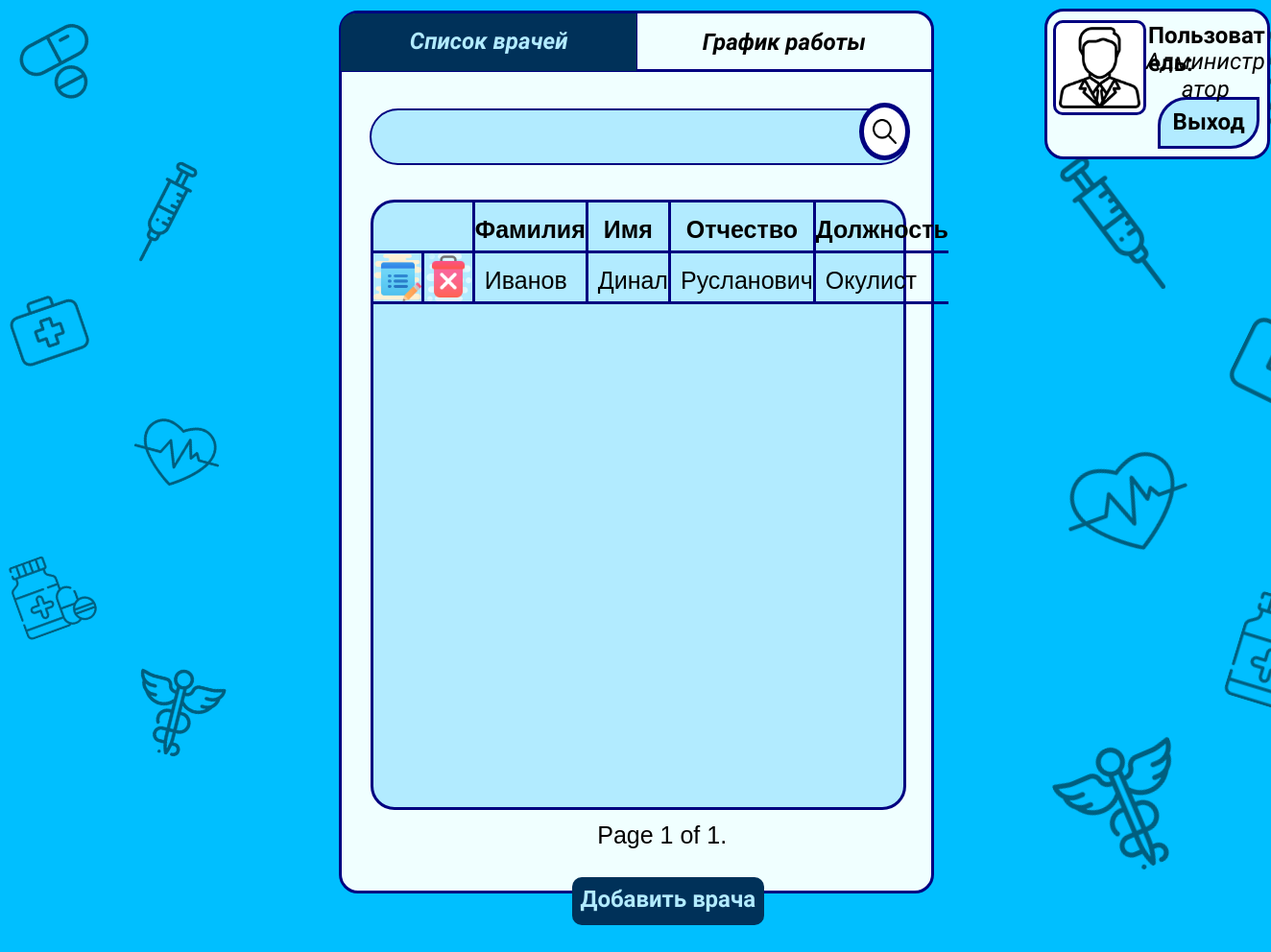
Page /admindoctorlist/ on the committed database.
### registry/models.py (models this page shows, shortened)
class Doctor(models.Model):
    surname = models.CharField(max_length=30)
    name = models.CharField(max_length=30)
    patronymic = models.CharField(max_length=30, blank=True)
    gender = models.CharField(max_length=1)
    room_number = models.IntegerField()
    phone_number = models.CharField(max_length=11)
    subdivisions = models.CharField(max_length=50)

### registry/views.py (the view)
# urls.py: path('admindoctorlist/', views.AdminDoctorList, name='AdminDoctorList'),
def AdminDoctorList(request):
    if request.method == "GET":
        all_Doctor = Doctor.objects.all()
        paginator = Paginator(all_Doctor, 10)  # Show 25 contacts per page
        page = request.GET.get('page')
        try:
            doctors = paginator.page(page)
        except PageNotAnInteger:
            doctors = paginator.page(1)
        except EmptyPage:
            doctors = paginator.page(paginator.num_pages)
        context = {
            'doctors': doctors
        }
        return render(request, "admindoctorlist.html", context=context)

### registry/templates/admindoctorlist.html (shortened to what this page needs)
<!DOCTYPE html>
<html class="nojs html" lang="ru-RU">
 <head>
  <link rel="stylesheet" type="text/css" href="/static/css/site_global.css?crc=444006867"/>
  <link rel="stylesheet" type="text/css" href="/static/css/admindoctorlist.css?crc=4130353295" id="pagesheet"/>
 </head>
 <body>
  <div class="clearfix borderbox" id="page">
   <div class="position_content" id="page_position_content">
    <div class="browser_width colelem" id="u1915-bw">
     <div id="u1915">
      <div class="clearfix" id="u1915_align_to_page">
       <div class="clearfix grpelem" id="u1984">
        <div class="clearfix grpelem" id="pu1991">
         <div class="clip_frame colelem" id="u1991" data-mu-ie-matrix="progid:DXImageTransform.Microsoft.Matrix(M11=0.9563,M12=-0.2924,M21=0.2924,M22=0.9563,SizingMethod='auto expand')" data-mu-ie-matrix-dx="-14" data-mu-ie-matrix-dy="-14">
          <img class="block" id="u1991_img" src="/static/images/pills.png?crc=3958534910" alt="" data-heightwidthratio="1" data-image-width="110" data-image-height="110"/>
         </div>
         <div class="clip_frame colelem" id="u1995" data-mu-ie-matrix="progid:DXImageTransform.Microsoft.Matrix(M11=0.9455,M12=0.3256,M21=-0.3256,M22=0.9455,SizingMethod='auto expand')" data-mu-ie-matrix-dx="-15" data-mu-ie-matrix-dy="-15">
          <img class="block" id="u1995_img" src="/static/images/first-aid-kit.png?crc=523093676" alt="" data-heightwidthratio="1" data-image-width="107" data-image-height="107"/>
         </div>
         <div class="clip_frame colelem" id="u1989" data-mu-ie-matrix="progid:DXImageTransform.Microsoft.Matrix(M11=0.9397,M12=0.342,M21=-0.342,M22=0.9397,SizingMethod='auto expand')" data-mu-ie-matrix-dx="-16" data-mu-ie-matrix-dy="-16">
          <img class="block" id="u1989_img" src="/static/images/medicine.png?crc=212170396" alt="" data-heightwidthratio="1" data-image-width="114" data-image-height="114"/>
         </div>
        </div>
        <div class="clearfix grpelem" id="pu1985">
         <div class="clip_frame colelem" id="u1985" data-mu-ie-matrix="progid:DXImageTransform.Microsoft.Matrix(M11=0.9511,M12=0.309,M21=-0.309,M22=0.9511,SizingMethod='auto expand')" data-mu-ie-matrix-dx="-16" data-mu-ie-matrix-dy="-16">
          <img class="block" id="u1985_img" src="/static/images/syringe.png?crc=315584796" alt="" data-heightwidthratio="1" data-image-width="125" data-image-height="125"/>
         </div>
         <div class="clip_frame colelem" id="u1993" data-mu-ie-matrix="progid:DXImageTransform.Microsoft.Matrix(M11=0.9659,M12=-0.2588,M21=0.2588,M22=0.9659,SizingMethod='auto expand')" data-mu-ie-matrix-dx="-15" data-mu-ie-matrix-dy="-15">
          <img class="block" id="u1993_img" src="/static/images/heart.png?crc=32010908" alt="" data-heightwidthratio="1" data-image-width="132" data-image-height="132"/>
         </div>
         <div class="clip_frame colelem" id="u1987" data-mu-ie-matrix="progid:DXImageTransform.Microsoft.Matrix(M11=0.9703,M12=-0.2419,M21=0.2419,M22=0.9703,SizingMethod='auto expand')" data-mu-ie-matrix-dx="-14" data-mu-ie-matrix-dy="-14">
          <img class="block" id="u1987_img" src="/static/images/pharmacy.png?crc=4015191175" alt="" data-heightwidthratio="1" data-image-width="132" data-image-height="132"/>
         </div>
        </div>
       </div>
       <div class="rounded-corners clearfix grpelem" id="u2015">
        <div class="position_content" id="u2015_position_content">
         <div class="clearfix colelem" id="pu2017">
          <a class="nonblock nontext rounded-corners clearfix grpelem" id="u1972-4" href="{% url 'MainMenuAdmin' %}"><p id="u1972-2">Список врачей</p></a>
          <a class="nonblock nontext rounded-corners clearfix grpelem" id="u1971-4" href="{% url 'AdminSchedule' %}"><p id="u1971-2">График работы</p></a>
         </div>
         <div class="colelem" id="u2016"></div>
         <form action="{% url 'SearchDoctor' %}">
         <div class="clearfix colelem" id="u2266">
          <input name="search" value="{{doctor_name}}" class="rounded-corners clearfix grpelem" id="u2250">
           <div class="rounded-corners clearfix grpelem" id="u2263">
            <button class="clip_frame grpelem" id="u2253">
             <img class="block" id="u2253_img" src="/static/images/loupe.png?crc=161762781" alt="" data-heightwidthratio="1" data-image-width="37" data-image-height="37"/>
            </button>
           </div>
         </div>
          </form>
         <div class="rounded-corners colelem" id="u2269">
          <form>
          <table>
           <tr>
            <td></td>
            <td></td>
            <td id="surname-name">Фамилия</td>
            <td id="name-name">Имя</td>
            <td id="patronymic-name">Отчество</td>
            <td id="subdivisions-name">Должность</td>
           </tr>
          {% for doctor in doctors %}
           <tr>
            <td id="edit"><a id="edit-1" href="{% url 'EditDoctor' doctor.id %}"><img width="50px" height="50" src="/static/images/edit.png"></a></td>
            <td id="delete"><a id="delete-1" type="button" href="{% url 'DeleteDoctor' doctor.id %}"><img width="50px" height="50" src="/static/images/delete.png"></a></td>
           <td id="surname" valign="top" align="center" >{{doctor.surname}}</td>
           <td id="name">{{doctor.name}}</td>
           <td id="patronymic">{{doctor.patronymic}}</td>
            <td id="subdivisions">{{doctor.subdivisions}}</td>
           {% endfor %}
          </table>
           <div class="pagination">
            <span class="step-links">
             <span class="current">
              Page {{ doctors.number }} of {{ doctors.paginator.num_pages }}.
             </span>
            </span>
           </div>
           </form>
         </div>
         <div class="clearfix colelem" id="pu2284-4">
          <a class="nonblock nontext rounded-corners clearfix grpelem" id="u2284-4" href="{% url 'NewDoctor' %}"><p id="u2284-2">Добавить врача</p></a>
         </div>
        </div>
       </div>
       <div class="clearfix grpelem" id="pu1997">
        <div class="clearfix grpelem" id="u1997">
         <div class="clearfix grpelem" id="pu2004">
          <div class="clip_frame colelem" id="u2004" data-mu-ie-matrix="progid:DXImageTransform.Microsoft.Matrix(M11=0.1392,M12=0.9903,M21=-0.9903,M22=0.1392,SizingMethod='auto expand')" data-mu-ie-matrix-dx="-8" data-mu-ie-matrix-dy="-8" data-sizePolicy="fixed" data-pintopage="page_fluidx">
           <img class="block" id="u2004_img" src="/static/images/syringe.png?crc=315584796" alt="" width="125" height="125"/>
          </div>
          <div class="clip_frame colelem" id="u1998" data-mu-ie-matrix="progid:DXImageTransform.Microsoft.Matrix(M11=0.9397,M12=0.342,M21=-0.342,M22=0.9397,SizingMethod='auto expand')" data-mu-ie-matrix-dx="-19" data-mu-ie-matrix-dy="-19" data-sizePolicy="fixed" data-pintopage="page_fluidx">
           <img class="block" id="u1998_img" src="/static/images/heart.png?crc=32010908" alt="" width="132" height="132"/>
          </div>
          <div class="clip_frame colelem" id="u2000" data-mu-ie-matrix="progid:DXImageTransform.Microsoft.Matrix(M11=0.9205,M12=0.3907,M21=-0.3907,M22=0.9205,SizingMethod='auto expand')" data-mu-ie-matrix-dx="-21" data-mu-ie-matrix-dy="-21" data-sizePolicy="fixed" data-pintopage="page_fluidx">
           <img class="block" id="u2000_img" src="/static/images/pharmacy.png?crc=4015191175" alt="" width="132" height="132"/>
          </div>
         </div>
         <div class="clearfix grpelem" id="pu2002">
          <div class="colelem" id="u2002" data-mu-ie-matrix="progid:DXImageTransform.Microsoft.Matrix(M11=0.9563,M12=-0.2924,M21=0.2924,M22=0.9563,SizingMethod='auto expand')" data-mu-ie-matrix-dx="-14" data-mu-ie-matrix-dy="-14" data-sizePolicy="fixed" data-pintopage="page_fluidx">
          </div>
          <div class="clip_frame colelem" id="u2006" data-mu-ie-matrix="progid:DXImageTransform.Microsoft.Matrix(M11=0.8988,M12=-0.4384,M21=0.4384,M22=0.8988,SizingMethod='auto expand')" data-mu-ie-matrix-dx="-18" data-mu-ie-matrix-dy="-18" data-sizePolicy="fixed" data-pintopage="page_fluidx">
           <img class="block" id="u2006_img" src="/static/images/first-aid-kit.png?crc=523093676" alt="" width="107" height="107"/>
          </div>
          <div class="clip_frame colelem" id="u2008" data-mu-ie-matrix="progid:DXImageTransform.Microsoft.Matrix(M11=0.9563,M12=-0.2924,M21=0.2924,M22=0.9563,SizingMethod='auto expand')" data-mu-ie-matrix-dx="-14" data-mu-ie-matrix-dy="-14" data-sizePolicy="fixed" data-pintopage="page_fluidx">
           <img class="block" id="u2008_img" src="/static/images/medicine.png?crc=212170396" alt="" width="114" height="114"/>
          </div>
         </div>
        </div>
        <div class="rounded-corners clearfix grpelem" id="u1980">
         <div class="rounded-corners clearfix grpelem" id="u1979">
          <div class="clip_frame grpelem" id="u5741">
           <img class="block" id="u5741_img" src="/static/images/manager.png?crc=4127548086" alt="" data-heightwidthratio="1" data-image-width="123" data-image-height="123"/>
          </div>
         </div>
         <div class="clearfix grpelem" id="u1978-4">
          <p>Пользователь:</p>
         </div>
         <a class="nonblock nontext rounded-corners clearfix grpelem" id="u2293-4" href="{% url 'registry' %}"><p id="u2293-2"><span id="u2293">Выход</span></p></a>
         <div class="clearfix grpelem" id="u7512-4">
          <p>Администратор</p>
         </div>
        </div>
       </div>
      </div>
     </div>
    </div>
   </div>
  </div>
 </body>
</html>

### registry/static/css/site_global.css (style rules this page uses)
html { max-height: 100%; min-width: 100%; -ms-text-size-adjust: none; }
body, div, dl, dt, dd, ul, ol, li, nav, h1, h2, h3, h4, h5, h6, pre, code, form, fieldset, legend, input, button, textarea, p, blockquote, th, td, a { margin: 0px; padding: 0px; border-width: 0px; border-style: solid; border-color: transparent; -webkit-transform-origin: left top; -ms-transform-origin: left top; -o-transform-origin: left top; transform-origin: left top; background-repeat: no-repeat; }
table { border-collapse: collapse; border-spacing: 0px; }
fieldset, img { border: 0px; border-style: solid; -webkit-transform-origin: left top; -ms-transform-origin: left top; -o-transform-origin: left top; transform-origin: left top; }
input, button, textarea, select, optgroup, option { font-family: inherit; font-size: inherit; font-style: inherit; font-weight: inherit; }
body { font-family: Arial, Helvetica Neue, Helvetica, sans-serif; text-align: left; font-size: 25px; line-height: 17px; word-wrap: break-word; text-rendering: optimizeLegibility; -moz-font-feature-settings: 'liga'; -ms-font-feature-settings: 'liga'; -webkit-font-feature-settings: 'liga'; font-feature-settings: 'liga'; }
a:link { color: #0000FF; text-decoration: none; }
a.nontext { color: black; text-decoration: none; font-style: normal; font-weight: normal; }
.colelem { display: inline; float: left; clear: both; }
.clearfix:after { content: "\0020"; visibility: hidden; display: block; height: 0px; clear: both; }
.clip_frame { overflow: hidden; }
.position_content, .excludeFromNormalFlow { float: left; }
.MenuBar .SubMenuVisible, .MenuBarVertical .SubMenuVisible, .MenuBar .SubMenu .SubMenuVisible, .popup_element.Active, span.actAsPara, .actAsDiv, a.nonblock.nontext, img.block { display: block; }
.borderbox { -moz-box-sizing: border-box; -webkit-box-sizing: border-box; -ms-box-sizing: border-box; box-sizing: border-box; }
.browser_width>* { position: absolute; left: 0px; right: 0px; }
.grpelem, .accordion_wrapper { display: inline; float: left; }
p, h1, h2, h3, h4, h5, h6, ol, ul, span.actAsPara { max-height: 1000000px; }
@media screen and (-webkit-min-device-pixel-ratio:0) { body { text-rendering: auto; } }

### rows in the picture
Doctor: surname "Иванов", name "Динал", patronymic "Русланович", subdivisions "Окулист"

### other values in the picture
{{ doctors.number }} "1"
{{ doctors.paginator.num_pages }} "1"
